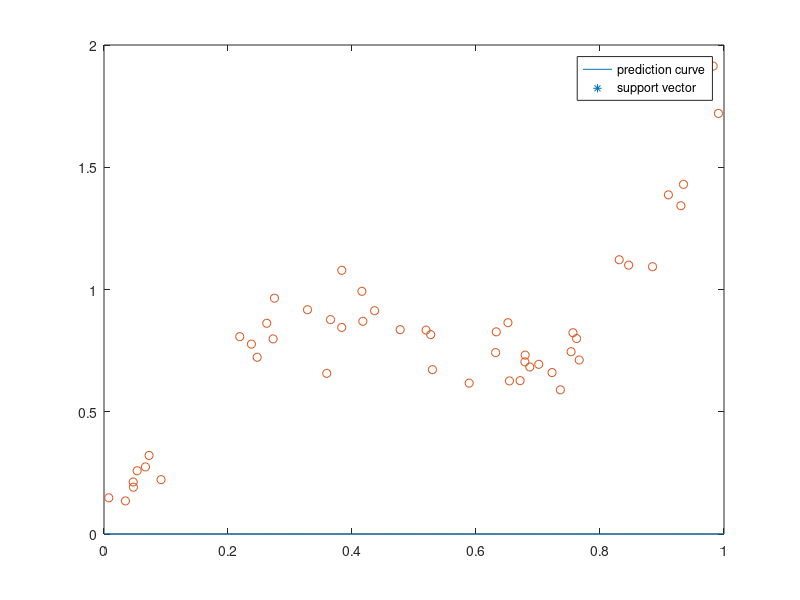

Source code (MATLAB):
clear all
data = dlmread('SVR_dataset.txt');

x = data(:, 1);
y = data(:, 2);

h = 0.5;
C = 4;
eps = 0.1;

n = size(x, 1);

% Parameters are 2n by 1 vector, whose first n elements are
% p = alpha - alpha ^ star and next n elements are
% q = alpha + alpha ^ star

H = zeros(2 * n, 2 * n);
for i = 1:n
    for j = 1:n
        temp = norm(x(i) - x(j), 2);
        H(i, j) = exp(- temp ^ 2 / 2 / h ^ 2);
    end
end

f = - eps * ones(2 * n, 1);
f(1:50, 1) = y;

A = zeros(4 * n, 2 * n);
for i = 1:n
    A(i, i) = 0.5;
    A(i, i + n) = 0.5;
    A(i + n, i) = -0.5;
    A(i + n, i + n) = 0.5;
    A(i + 2 * n, i) = -0.5;
    A(i + 2 * n, i + n) = -0.5;
    A(i + 3 * n, i) = 0.5;
    A(i + 3 * n, i + n) = -0.5;
end

b = zeros(4 * n, 1);

b(1:2 * n, 1) = C;

params = quadprog(H, -f, A, b);

%% Plot

p = params(1:n, 1);
q = params(n+1:100, 1);

% find support vector
limit = 0.00001;
sv_idx = find(abs(p) > limit);
nsv_idx = find(abs(p) <= limit);

x_sv = x(sv_idx, 1);
x_nsv = x(nsv_idx, 1);
y_sv = y(sv_idx, 1);
y_nsv = y(nsv_idx, 1);

cut = 99;
x_axis = 0:1/cut:1;
y_axis = zeros(size(x_axis));
for i = 1:cut+1
    K = zeros(n, 1);
    for j = 1:n
        K(j, 1) = exp(-norm(x_axis(i) - x(j), 2) ^ 2 / 2 / h ^ 2);
    end
    y_axis(i) = dot(K, p);
end

figure % opens new figure window
plot(x_axis, y_axis);
hold on;
scatter(x_sv, y_sv, '*');
hold on;scatter(x_nsv, y_nsv);
legend('prediction curve', 'support vector');